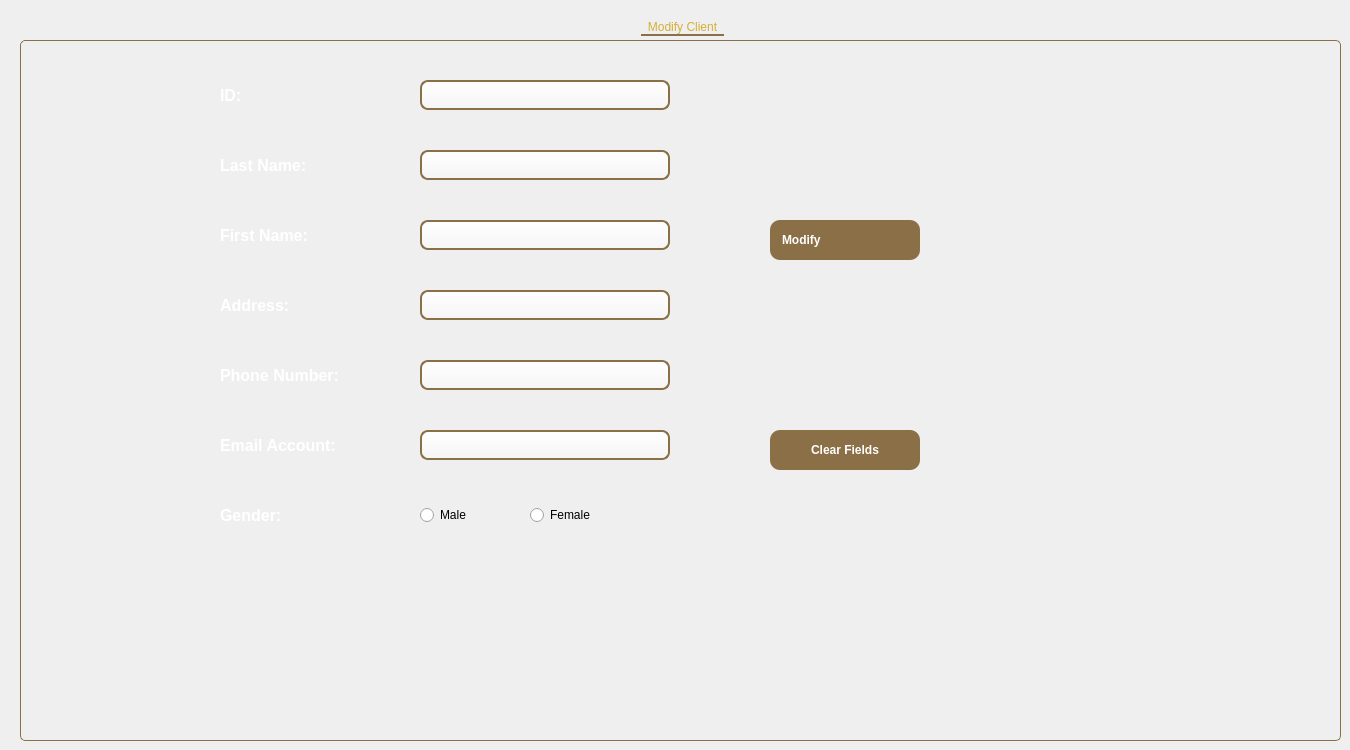
   <widget class="QWidget" name="tab_modify">
    <attribute name="title">
     <string>Modify Client</string>
    </attribute>
    <widget class="QGroupBox" name="group_modify">
     <property name="geometry">
      <rect>
       <x>20</x>
       <y>20</y>
       <width>1321</width>
       <height>721</height>
      </rect>
     </property>
      <property name="styleSheet">
       <string notr="true">
        QGroupBox { background-color: transparent; border: 1px solid #8B6F47; border-radius: 5px; margin-top: 20px; }
        QGroupBox::title { subcontrol-origin: margin; subcontrol-position: top center; padding: 0 5px; background-color: transparent; border-bottom: 2px solid #8B6F47; font-family: 'Consolas'; color: #D4AF37; font-weight: bold; font-size: 16px; border-radius: 0px; }
        QLineEdit {
            background: qlineargradient(x1:0, y1:0, x2:0, y2:1, stop:0 #FFFFFF, stop:1 #F5F5F5);
            border: 2px solid #8B6F47;
            border-radius: 8px;
            padding: 3px 12px;
            font-size: 14px;
            color: #333;
            selection-background-color: #8B6F47;
            selection-color: white;
        }
        QLineEdit:hover {
            border: 2px solid #A0825A;
            background: qlineargradient(x1:0, y1:0, x2:0, y2:1, stop:0 #FFFFFF, stop:1 #FAFAFA);
        }
        QLineEdit:focus {
            border: 2px solid #8B4513; 
            background: #FFFAF0;
        }
       </string>
      </property>
     <property name="title">
      <string>Modify Client</string>
     </property>
     <widget class="QLabel" name="label_id_mod">
      <property name="geometry">
       <rect>
        <x>200</x>
        <y>60</y>
        <width>150</width>
        <height>30</height>
       </rect>
      </property>
      <property name="styleSheet">
       <string notr="true">color: white; font-size: 16px; font-weight: bold;
</string>
      </property>
      <property name="text">
       <string>ID:</string>
      </property>
     </widget>
     <widget class="QLabel" name="label_nom_mod">
      <property name="geometry">
       <rect>
        <x>200</x>
        <y>130</y>
        <width>150</width>
        <height>30</height>
       </rect>
      </property>
      <property name="styleSheet">
       <string notr="true">color: white; font-size: 16px; font-weight: bold;
</string>
      </property>
      <property name="text">
       <string>Last Name:</string>
      </property>
     </widget>
     <widget class="QLabel" name="label_prenom_mod">
      <property name="geometry">
       <rect>
        <x>200</x>
        <y>200</y>
        <width>150</width>
        <height>30</height>
       </rect>
      </property>
      <property name="styleSheet">
       <string notr="true">color: white; font-size: 16px; font-weight: bold;
</string>
      </property>
      <property name="text">
       <string>First Name:</string>
      </property>
     </widget>
     <widget class="QLabel" name="label_adresse_mod">
      <property name="geometry">
       <rect>
        <x>200</x>
        <y>270</y>
        <width>150</width>
        <height>30</height>
       </rect>
      </property>
      <property name="styleSheet">
       <string notr="true">color: white; font-size: 16px; font-weight: bold;
</string>
      </property>
      <property name="text">
       <string>Address:</string>
      </property>
     </widget>
     <widget class="QLabel" name="label_tel_mod">
      <property name="geometry">
       <rect>
        <x>200</x>
        <y>340</y>
        <width>150</width>
        <height>30</height>
       </rect>
      </property>
      <property name="styleSheet">
       <string notr="true">color: white; font-size: 16px; font-weight: bold;
</string>
      </property>
      <property name="text">
       <string>Phone Number:</string>
      </property>
     </widget>
     <widget class="QLabel" name="label_email_mod">
      <property name="geometry">
       <rect>
        <x>200</x>
        <y>410</y>
        <width>150</width>
        <height>30</height>
       </rect>
      </property>
      <property name="styleSheet">
       <string notr="true">color: white; font-size: 16px; font-weight: bold;
</string>
      </property>
      <property name="text">
       <string>Email Account:</string>
      </property>
     </widget>
     <widget class="QLabel" name="label_sexe_mod">
      <property name="geometry">
       <rect>
        <x>200</x>
        <y>480</y>
        <width>150</width>
        <height>30</height>
       </rect>
      </property>
      <property name="styleSheet">
       <string notr="true">color: white; font-size: 16px; font-weight: bold;
</string>
      </property>
      <property name="text">
       <string>Gender:</string>
      </property>
     </widget>
     <widget class="QLineEdit" name="le_id_mod">
      <property name="geometry">
       <rect>
        <x>400</x>
        <y>60</y>
        <width>250</width>
        <height>30</height>
       </rect>
      </property>
      <property name="styleSheet">
       <string notr="true"/>
      </property>
     </widget>
     <widget class="QLineEdit" name="le_nom_mod">
      <property name="geometry">
       <rect>
        <x>400</x>
        <y>130</y>
        <width>250</width>
        <height>30</height>
       </rect>
      </property>
      <property name="styleSheet">
       <string notr="true"/>
      </property>
     </widget>
     <widget class="QLineEdit" name="le_prenom_mod">
      <property name="geometry">
       <rect>
        <x>400</x>
        <y>200</y>
        <width>250</width>
        <height>30</height>
       </rect>
      </property>
      <property name="styleSheet">
       <string notr="true"/>
      </property>
     </widget>
     <widget class="QLineEdit" name="le_adresse_mod">
      <property name="geometry">
       <rect>
        <x>400</x>
        <y>270</y>
        <width>250</width>
        <height>30</height>
       </rect>
      </property>
      <property name="styleSheet">
       <string notr="true"/>
      </property>
     </widget>
     <widget class="QLineEdit" name="le_tel_mod">
      <property name="geometry">
       <rect>
        <x>400</x>
        <y>340</y>
        <width>250</width>
        <height>30</height>
       </rect>
      </property>
      <property name="styleSheet">
       <string notr="true"/>
      </property>
     </widget>
     <widget class="QLineEdit" name="le_email_mod">
      <property name="geometry">
       <rect>
        <x>400</x>
        <y>410</y>
        <width>250</width>
        <height>30</height>
       </rect>
      </property>
      <property name="styleSheet">
       <string notr="true"/>
      </property>
     </widget>
     <widget class="QRadioButton" name="rb_homme_mod">
      <property name="geometry">
       <rect>
        <x>400</x>
        <y>480</y>
        <width>100</width>
        <height>30</height>
       </rect>
      </property>
      <property name="text">
       <string>Male</string>
      </property>
    <attribute name="buttonGroup">
     <string>bg_client_gender_mod</string>
    </attribute>
     </widget>
     <widget class="QRadioButton" name="rb_femme_mod">
      <property name="geometry">
       <rect>
        <x>510</x>
        <y>480</y>
        <width>100</width>
        <height>30</height>
       </rect>
      </property>
      <property name="text">
       <string>Female</string>
      </property>
    <attribute name="buttonGroup">
     <string>bg_client_gender_mod</string>
    </attribute>
     </widget>
     <widget class="QPushButton" name="btn_modify">
      <property name="geometry">
       <rect>
        <x>750</x>
        <y>200</y>
        <width>150</width>
        <height>40</height>
       </rect>
      </property>
         <property name="styleSheet">
            <string notr="true">
                QPushButton { background-color: #8B6F47; border-radius: 10px; color: white; font-weight: bold; padding-left: 12px; text-align: left; }
                QPushButton:hover { background-color: #FFF; border: 2px solid #8B6F47; color: #8B6F47; }
             </string>
         </property>
      <property name="text">
       <string>Modify</string>
      </property>
         <property name="icon">
            <iconset resource="resources.qrc">
             <normaloff>:/assets/modify.png</normaloff>:/assets/modify.png</iconset>
         </property>
         <property name="iconSize">
            <size>
             <width>24</width>
             <height>24</height>
            </size>
         </property>
     </widget>
     <!-- on_gc_annuler_mod removed for tactical UI -->

     <widget class="QPushButton" name="btn_clear_mod">
      <property name="geometry">
       <rect>
        <x>750</x>
        <y>410</y>
        <width>150</width>
        <height>40</height>
       </rect>
      </property>
      <property name="styleSheet">
       <string notr="true">
         QPushButton { background-color: #8B6F47; border-radius: 10px; color: white; font-weight: bold; } QPushButton:hover { background-color: #FFF; border: 2px solid #8B6F47; color: #8B6F47; }
        </string>
      </property>
      <property name="text">
       <string>Clear Fields</string>
      </property>
      <property name="icon">
       <iconset resource="resources.qrc">
        <normaloff>:/assets/clear.png</normaloff>:/assets/clear.png</iconset>
      </property>
      <property name="iconSize">
       <size>
        <width>24</width>
        <height>24</height>
       </size>
      </property>
     </widget>

    </widget>
   </widget>
